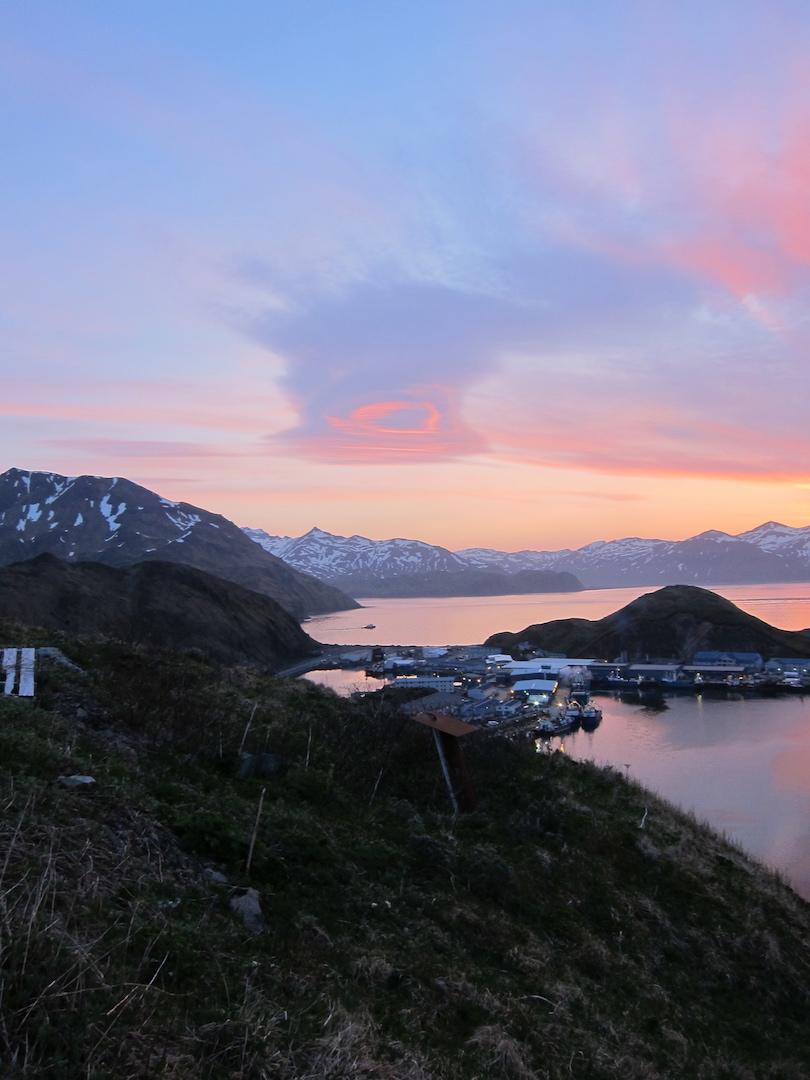
//> input picture image_stitching/input/1.jpg, 810 x 1080 px, given in place of the camera
$ ./edge_detect   (built with g++ and OpenCV 4)
//> lines starting //> are read from the running program, lines starting //| are printed output that depends on the picture; after the words box and inside, x2 and y2 are one past the last pixel; in counts of white or black regions, pixels touching at a corner belong together
#include <opencv4/opencv2/opencv.hpp>
#include <opencv4/opencv2/highgui/highgui.hpp>
#include <opencv4/opencv2/imgproc/imgproc.hpp>
#include <opencv4/opencv2/core/core.hpp>
#include <iostream>

using namespace std;
using namespace cv;

int main() {
VideoCapture capWebcam(0);   // declaring a VideoCapture object to associate webcam, 0 means use default webcam


Mat imgOriginal;        // input image
Mat imgGrayscale;       // grayscale image
Mat imgBlurred;         // blurred image
Mat imgCanny;           // Canny edge image

char charCheckForEscKey = 0;
int lowTh = 30;
int highTh = 90;

int frame = 0;
const int save = 60; // Saving one sample output image every 60 frames

while (charCheckForEscKey != 27 && capWebcam.isOpened()) {   // Taking frames from webcam until the Esc key is pressed or webcam connection is lost
bool frameReadSuccessfully = capWebcam.read(imgOriginal);   // getting next frame
//> imgOriginal is the input picture: 1080 rows x 810 cols, CV_8UC3; mean B, G, R 131.4, 111.9, 112.6

cvtColor(imgOriginal, imgGrayscale, COLOR_BGR2GRAY);
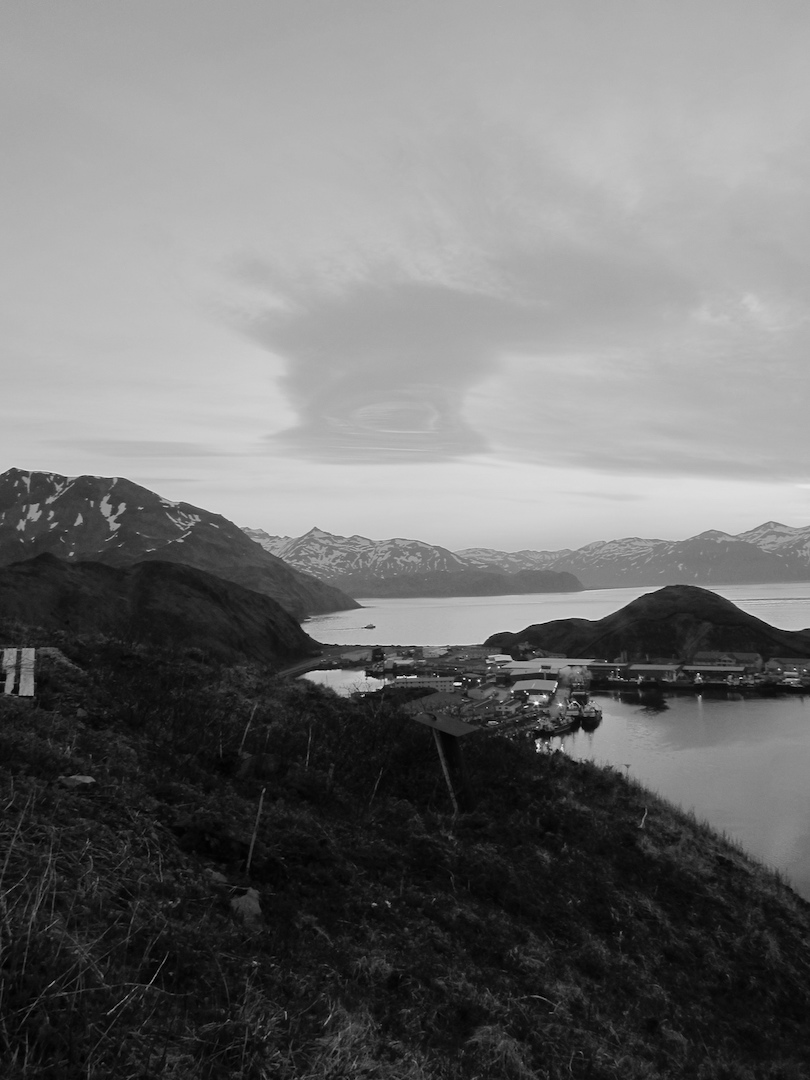
//> imgGrayscale: 1080 rows x 810 cols, CV_8UC1; min 0, max 254, mean 114.3

GaussianBlur(imgGrayscale,imgBlurred,Size(5, 5),1.8);

Canny(imgBlurred,imgCanny,lowTh,highTh);
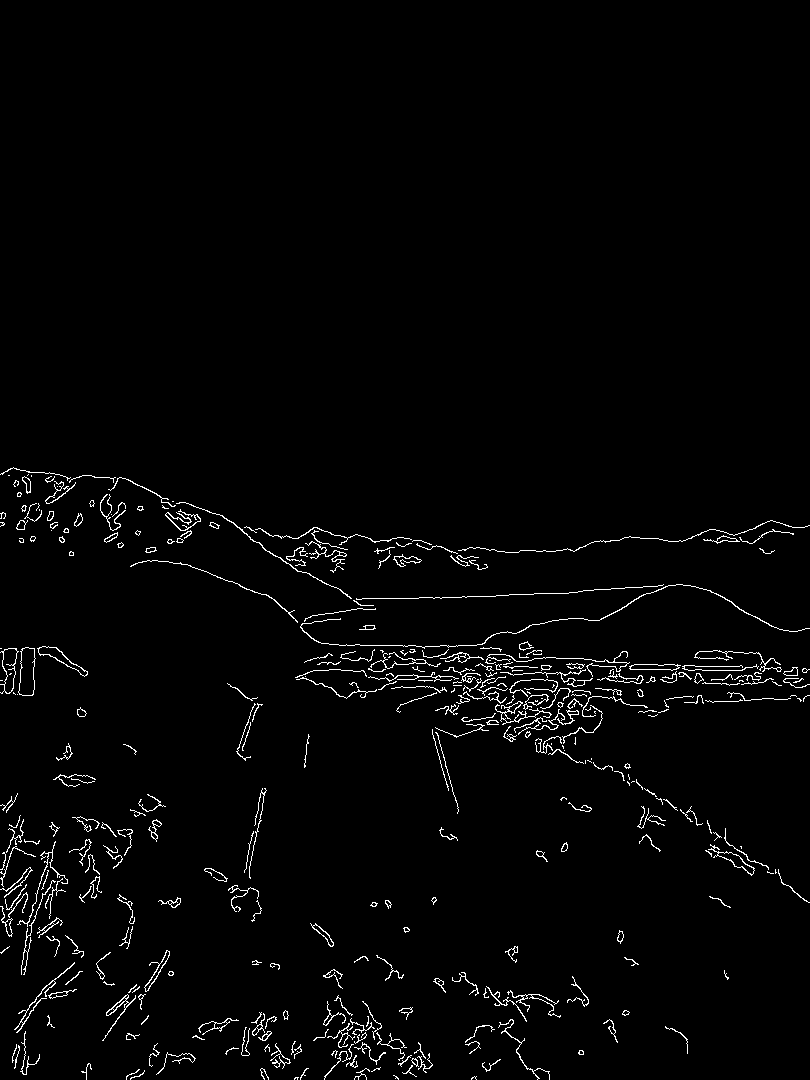
//> imgCanny: 1080 rows x 810 cols, CV_8UC1; 2.1% white in thin lines or dots, all inside (x1, y1, x2, y2) = (0, 467, 810, 1080)

namedWindow("imgOriginal");
namedWindow("imgCanny");

// showing windows
imshow("imgOriginal", imgOriginal);
imshow("imgCanny", imgCanny);

charCheckForEscKey = cv::waitKey(1);
//> the Esc key is pressed

frame++;
if (frame == save) {
    imwrite("/run/media/xafold/Games and Software/Task/utsavp/edge_detection/canny/output/output.png", imgCanny);
    frame = 0;
}

}

return(0);
}

$ run again, on image_stitching/input/2.jpg
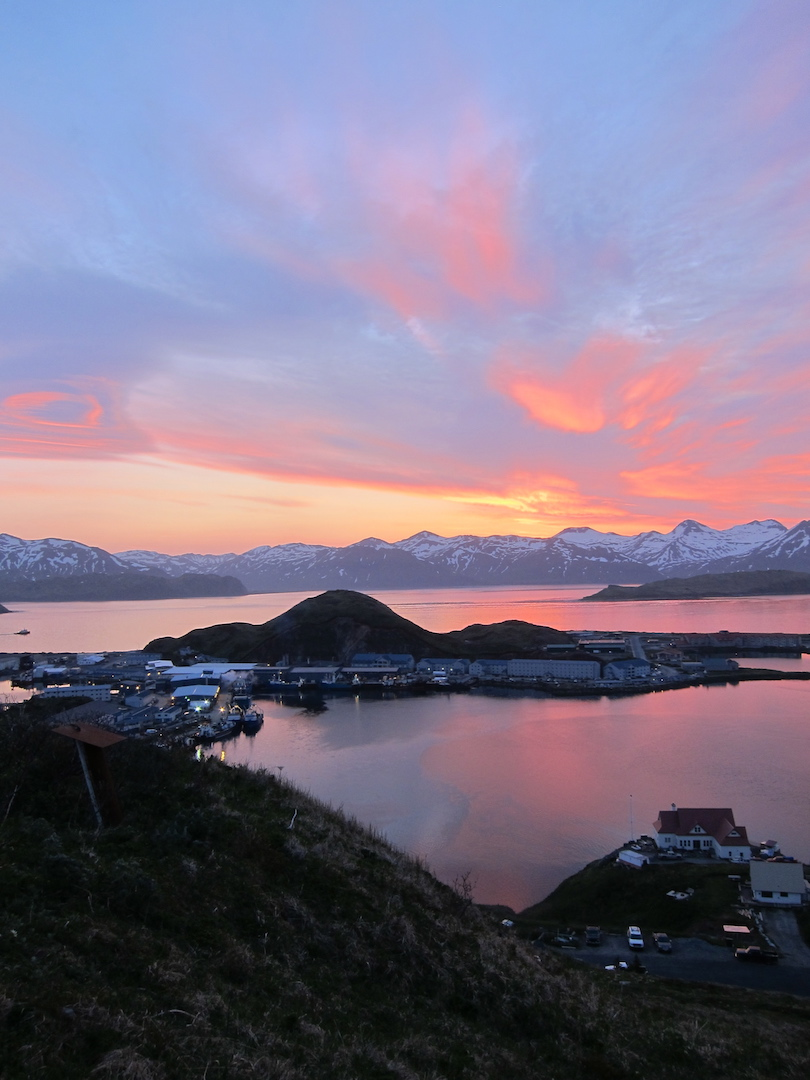
//> input picture image_stitching/input/2.jpg, 810 x 1080 px, given in place of the camera
//> imgOriginal is the input picture: 1080 rows x 810 cols, CV_8UC3; mean B, G, R 135, 113.9, 123
//> `cvtColor(imgOriginal, imgGrayscale, COLOR_BGR2GRAY);`:
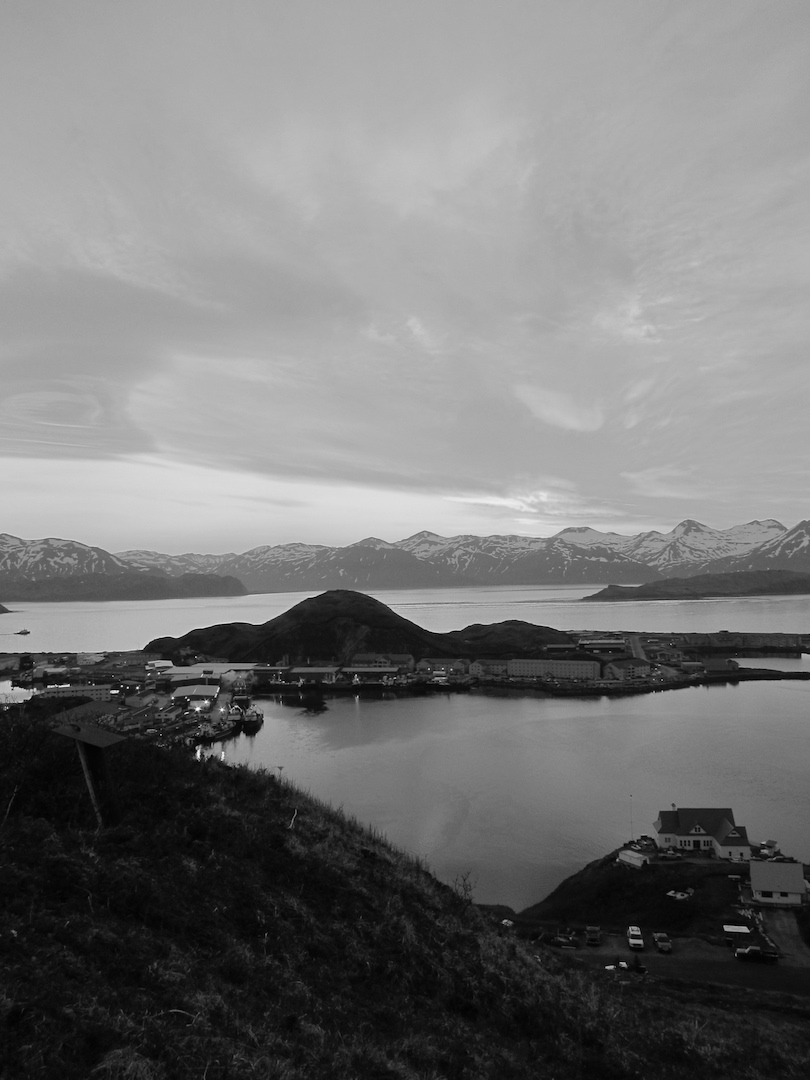
//> imgGrayscale: 1080 rows x 810 cols, CV_8UC1; min 0, max 253, mean 119
//> `Canny(imgBlurred,imgCanny,lowTh,highTh);`:
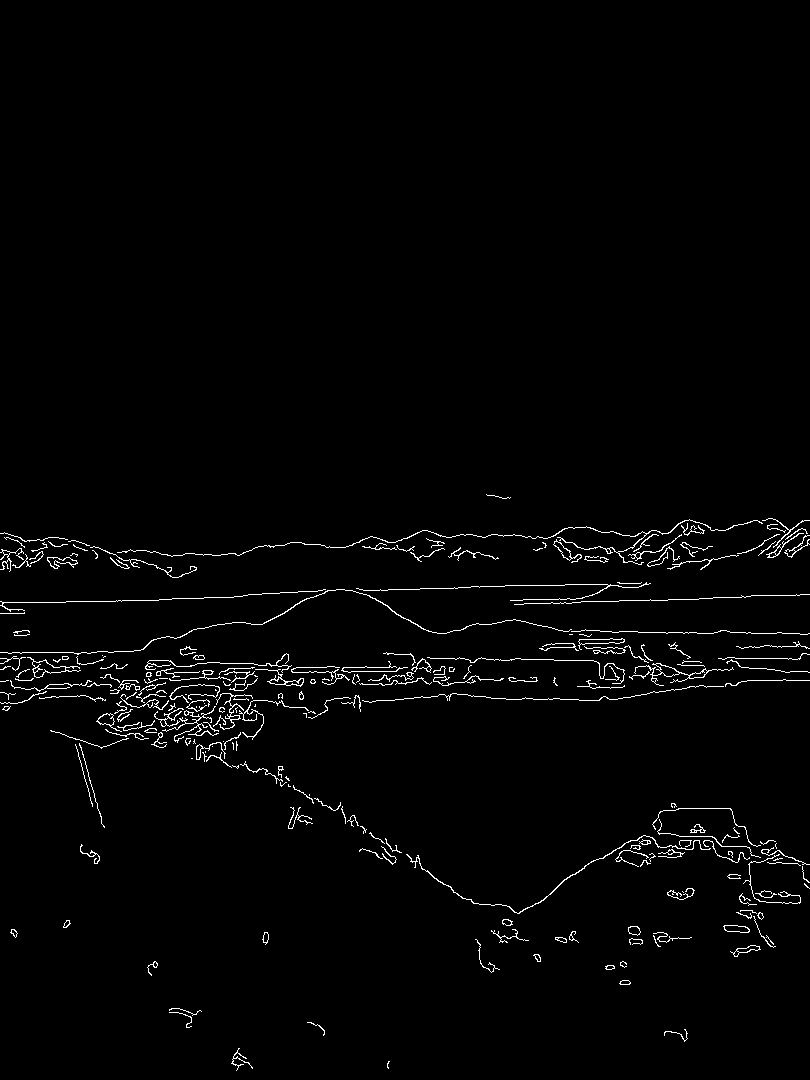
//> imgCanny: 1080 rows x 810 cols, CV_8UC1; 1.8% white in thin lines or dots, all inside (x1, y1, x2, y2) = (0, 494, 810, 1071)
